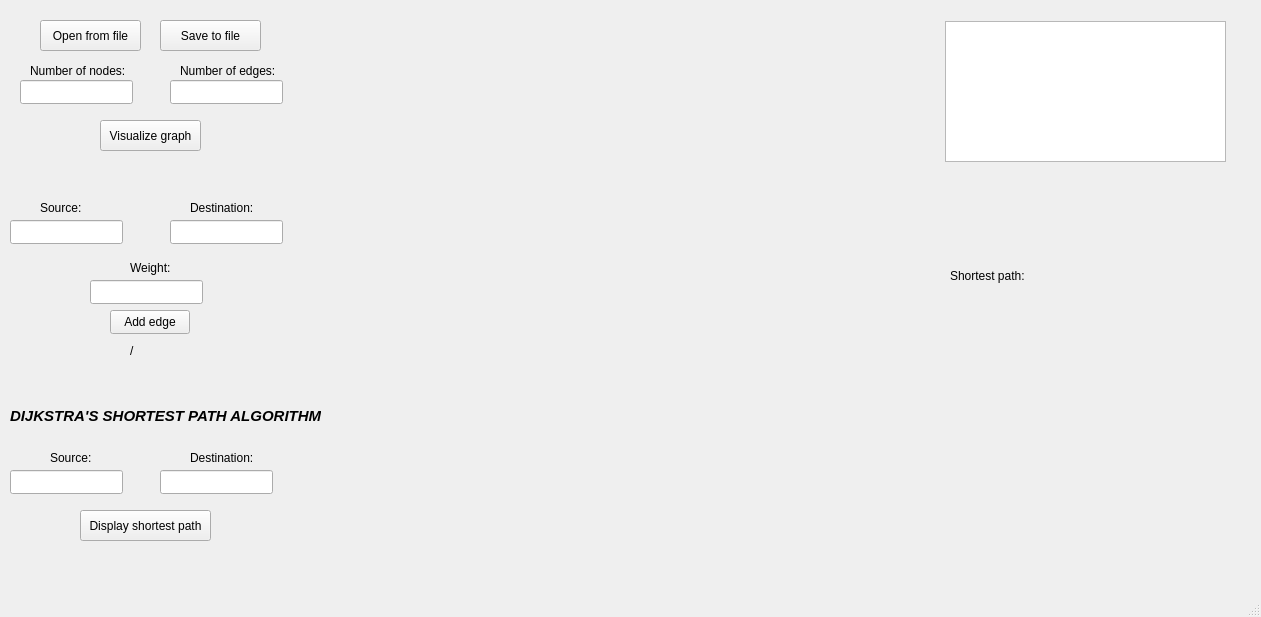
<?xml version="1.0" encoding="UTF-8"?>
<ui version="4.0">
 <class>MainWindow</class>
 <widget class="QMainWindow" name="MainWindow">
  <property name="geometry">
   <rect>
    <x>0</x>
    <y>0</y>
    <width>1261</width>
    <height>617</height>
   </rect>
  </property>
  <property name="windowTitle">
   <string>MainWindow</string>
  </property>
  <widget class="QWidget" name="centralwidget">
   <widget class="QLabel" name="label">
    <property name="geometry">
     <rect>
      <x>30</x>
      <y>60</y>
      <width>101</width>
      <height>21</height>
     </rect>
    </property>
    <property name="text">
     <string>Number of nodes:</string>
    </property>
   </widget>
   <widget class="QLineEdit" name="nodesCountText">
    <property name="geometry">
     <rect>
      <x>20</x>
      <y>80</y>
      <width>113</width>
      <height>24</height>
     </rect>
    </property>
   </widget>
   <widget class="QLabel" name="label_2">
    <property name="geometry">
     <rect>
      <x>180</x>
      <y>60</y>
      <width>101</width>
      <height>21</height>
     </rect>
    </property>
    <property name="text">
     <string>Number of edges:</string>
    </property>
   </widget>
   <widget class="QLineEdit" name="edgesCountText">
    <property name="geometry">
     <rect>
      <x>170</x>
      <y>80</y>
      <width>113</width>
      <height>24</height>
     </rect>
    </property>
   </widget>
   <widget class="QPushButton" name="visualizeGraphButton">
    <property name="geometry">
     <rect>
      <x>100</x>
      <y>120</y>
      <width>101</width>
      <height>31</height>
     </rect>
    </property>
    <property name="text">
     <string>Visualize graph</string>
    </property>
   </widget>
   <widget class="QLabel" name="label_3">
    <property name="geometry">
     <rect>
      <x>40</x>
      <y>200</y>
      <width>49</width>
      <height>16</height>
     </rect>
    </property>
    <property name="text">
     <string>Source:</string>
    </property>
   </widget>
   <widget class="QLineEdit" name="edgeSourceText">
    <property name="geometry">
     <rect>
      <x>10</x>
      <y>220</y>
      <width>113</width>
      <height>24</height>
     </rect>
    </property>
   </widget>
   <widget class="QLabel" name="label_4">
    <property name="geometry">
     <rect>
      <x>190</x>
      <y>200</y>
      <width>71</width>
      <height>16</height>
     </rect>
    </property>
    <property name="text">
     <string>Destination:</string>
    </property>
   </widget>
   <widget class="QLineEdit" name="edgeDestinationText">
    <property name="geometry">
     <rect>
      <x>170</x>
      <y>220</y>
      <width>113</width>
      <height>24</height>
     </rect>
    </property>
   </widget>
   <widget class="QLabel" name="label_5">
    <property name="geometry">
     <rect>
      <x>130</x>
      <y>260</y>
      <width>49</width>
      <height>16</height>
     </rect>
    </property>
    <property name="text">
     <string>Weight:</string>
    </property>
   </widget>
   <widget class="QLineEdit" name="edgeWeightText">
    <property name="geometry">
     <rect>
      <x>90</x>
      <y>280</y>
      <width>113</width>
      <height>24</height>
     </rect>
    </property>
   </widget>
   <widget class="QPushButton" name="addEdgeButton">
    <property name="geometry">
     <rect>
      <x>110</x>
      <y>310</y>
      <width>80</width>
      <height>24</height>
     </rect>
    </property>
    <property name="text">
     <string>Add edge</string>
    </property>
   </widget>
   <widget class="QLabel" name="currentEdgeNumberLabel">
    <property name="geometry">
     <rect>
      <x>130</x>
      <y>340</y>
      <width>61</width>
      <height>21</height>
     </rect>
    </property>
    <property name="text">
     <string>/</string>
    </property>
   </widget>
   <widget class="QLabel" name="label_6">
    <property name="geometry">
     <rect>
      <x>10</x>
      <y>390</y>
      <width>311</width>
      <height>51</height>
     </rect>
    </property>
    <property name="font">
     <font>
      <pointsize>11</pointsize>
      <italic>true</italic>
      <bold>true</bold>
     </font>
    </property>
    <property name="text">
     <string>DIJKSTRA'S SHORTEST PATH ALGORITHM</string>
    </property>
   </widget>
   <widget class="QLabel" name="label_7">
    <property name="geometry">
     <rect>
      <x>50</x>
      <y>450</y>
      <width>49</width>
      <height>16</height>
     </rect>
    </property>
    <property name="text">
     <string>Source:</string>
    </property>
   </widget>
   <widget class="QLabel" name="label_8">
    <property name="geometry">
     <rect>
      <x>190</x>
      <y>450</y>
      <width>71</width>
      <height>16</height>
     </rect>
    </property>
    <property name="text">
     <string>Destination:</string>
    </property>
   </widget>
   <widget class="QLineEdit" name="dijkstraSourceText">
    <property name="geometry">
     <rect>
      <x>10</x>
      <y>470</y>
      <width>113</width>
      <height>24</height>
     </rect>
    </property>
   </widget>
   <widget class="QLineEdit" name="dijkstraDestinationText">
    <property name="geometry">
     <rect>
      <x>160</x>
      <y>470</y>
      <width>113</width>
      <height>24</height>
     </rect>
    </property>
   </widget>
   <widget class="QPushButton" name="dijkstraButton">
    <property name="geometry">
     <rect>
      <x>80</x>
      <y>510</y>
      <width>131</width>
      <height>31</height>
     </rect>
    </property>
    <property name="text">
     <string>Display shortest path</string>
    </property>
   </widget>
   <widget class="QWidget" name="gridLayoutWidget">
    <property name="geometry">
     <rect>
      <x>340</x>
      <y>20</y>
      <width>571</width>
      <height>531</height>
     </rect>
    </property>
    <layout class="QGridLayout" name="graphLayout"/>
   </widget>
   <widget class="QPushButton" name="openButton">
    <property name="geometry">
     <rect>
      <x>40</x>
      <y>20</y>
      <width>101</width>
      <height>31</height>
     </rect>
    </property>
    <property name="text">
     <string>Open from file</string>
    </property>
   </widget>
   <widget class="QPushButton" name="saveButton">
    <property name="geometry">
     <rect>
      <x>160</x>
      <y>20</y>
      <width>101</width>
      <height>31</height>
     </rect>
    </property>
    <property name="text">
     <string>Save to file</string>
    </property>
   </widget>
   <widget class="QListWidget" name="edgeList">
    <property name="geometry">
     <rect>
      <x>945</x>
      <y>21</y>
      <width>281</width>
      <height>141</height>
     </rect>
    </property>
   </widget>
   <widget class="QLabel" name="shortestPathLabel">
    <property name="geometry">
     <rect>
      <x>950</x>
      <y>210</y>
      <width>281</width>
      <height>131</height>
     </rect>
    </property>
    <property name="text">
     <string>Shortest path: </string>
    </property>
   </widget>
  </widget>
  <widget class="QMenuBar" name="menubar">
   <property name="geometry">
    <rect>
     <x>0</x>
     <y>0</y>
     <width>1261</width>
     <height>24</height>
    </rect>
   </property>
  </widget>
  <widget class="QStatusBar" name="statusbar"/>
 </widget>
 <resources/>
 <connections/>
</ui>
